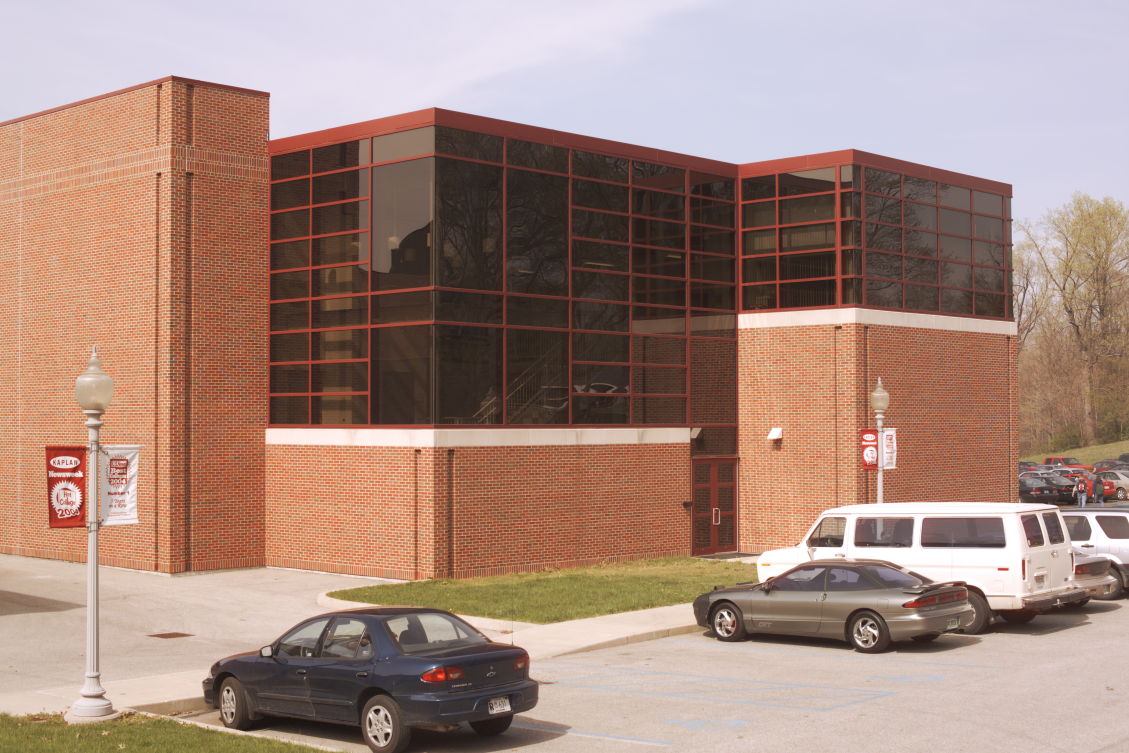
%> input picture ProblemSet5/myers2.ppm, 1129 x 753 px
$ octave ps5.m   (GNU Octave 9; MATLAB toolbox functions it lacks are replaced by stand-ins)
%> lines starting %> are read from the running program, lines starting %| are printed output that depends on the picture
### ProblemSet5/normalizePoints.m
function [ output ] = normalizePoints(X)
% normalizePoints returns the normalizing transformation of 3 x n matrix X
%

[~,c] = size(X);

xavg = 0;
yavg = 0;

for i = 1:c
    xavg = xavg + X(1,i);
    yavg = yavg + X(2,i);
end

xavg = xavg / c;
yavg = yavg / c;

tempSumThing = 0;
for i = 1:c
    tempSumThing = tempSumThing + ((X(1,i) - xavg)^2 + (X(2,i) - yavg)^2);
end

distanceThing = sqrt(tempSumThing / c);
root2 = sqrt(2);

output = [root2 / distanceThing, 0, -(root2 / distanceThing) * xavg;
          0, root2 / distanceThing, -(root2 / distanceThing) * yavg;
          0, 0, 1];

end

### ProblemSet5/buildFcoef.m
function [ A ] = buildFcoef( M1, M2 )
%UNTITLED2 Summary of this function goes here
%   Detailed explanation goes here

[~,c] = size(M1);
A = [];

for i = 1:c
    x = M1(1,i);
    y = M1(2,i);
    xp = M2(1,i);
    yp = M2(2,i);

    A = [x * xp, x * yp, x, y*xp, y*yp, y, xp, yp, 1;
         A];
end


end

### ProblemSet5/findp.m
function [ P1, X ] = findp( P1full, P2, ps1, ps2, K )

    [~,numpoints] = size(ps1);
    X = zeros(4, numpoints);
    foundX = false;

    for i=1:4
        if foundX
            continue
        end

        currentP = K*P1full(:,:,i);
        A = [];
        tempX = zeros(4, numpoints);
        for j=1:numpoints
            A(1,:) = ps1(1,j) * currentP(3,:) - currentP(1,:);
            A(2,:) = ps1(2,j) * currentP(3,:) - currentP(2,:);
            A(3,:) = ps2(1,j) * P2(3,:) - P2(1,:);
            A(4,:) = ps2(2,j) * P2(3,:) - P2(2,:);

            [~, ~, v] = svd(A);
            uncalx = v(:,4);
            tempX(:,j) = (uncalx / uncalx(4));
        end

        okvals = true;
        for j=1:numpoints
            % yes I realize this is redundant but it helps me understand it
            % better
            if foundX
                continue
            end
            if ~okvals
                continue
            end
            R = P1full(:,1:3,i);
            T = P1full(:,4,i);

            if (tempX(3, j) < 0)
                okvals = false;
                continue
            end

            otherZ = R(3,:)*[eye(3) T]*tempX(:, j);
            if (otherZ < 0)
                okvals = false;
                continue
            end
            %tempX(3, j)
            %otherZ
        end
        if okvals
            X = tempX;
            P1 = currentP;
            foundX = true;
            disp(['it was the ' num2str(i) 'th P1'])
        end
    end

end

### ProblemSet5/plotPoints.m
function plotPoints(X);
%
% Function: displays 3D points in a viewer
%
% Usage:  plotPoints(X)
%
% Arguments:
%            X - a 4xn array of 3D points
%

X = 100*X;

clf
hold on
axis('equal')

campos([0 0 0]);
camup([0 -1 0]);

[r,c] = size(X);
for i = 1:c
  [x, y, z] = sphere(10);
  x = x+X(1,i);
  y = y+X(2,i);
  z = z+X(3,i);
  surf(x, y, z);
  view3d rot
end

h = gca;
set(h,'Visible','off')
set(h,'Projection','orthographic');
axis('vis3d')

### ProblemSet5/view3d.m
function view3d(arg,arg2)


% view3d  Interactively rotate, zoom and pan the view of a 3-D plot
% --------------------------------------------------------------------
%
% VIEW3D ROT turns on mouse-based 3-D rotation
% VIEW3D ZOOM turns on mouse-based 3-D zoom and pan
% VIEW3D OFF turns it off
%
% VIEW3D(FIG,...) works on the figure FIG
%
% Double click to restore the original view
%
% hit "z" key over the figure to switch from ROT to ZOOM
% hit "r" key over the figure to switch from ZOOM to ROT
%
% in ROT mode:
% press and hold left mouse button to rotate about screen xy axis
% press and hold middle mouse button to rotate about screen z axis
% in ZOOM mode:
% press and hold left mouse button to zoom in and out
% press and hold middle mouse button to move the plot
%
% --------------------------------------------------------------------
% inspired from rotate3d by The MathWorks, Inc.
%
% Torsten Vogel 09.04.1999
% tv.volke@bmw.de
% tested under Matlab 5.2
% --------------------------------------------------------------------


% ---------------------------------------------- inputs --------------
if nargin == 0
   error('not enough inputs')
elseif nargin == 1
   if ishandle(arg)
      error('not enough inputs')
      return
   else
      switch(lower(arg))
      case 'rot'
         viewact(gcf,'rot')
      case 'zoom'
         viewact(gcf,'zoom')
      case 'off'
         viewact(gcf,'off')
      case 'down'
         view3dDownFcn
      case 'up'
         view3dUpFcn
      case 'keypress'
         view3dkeypressFcn
      case 'view_xy' % rotate via screen xy axis
         view3dxyFcn
      case 'view_z'  % rotate via screen z axis
         view3dzFcn
      case 'view_zoom' % zoom in and out
         view3dzoomFcn
      case 'view_pan'  % move the plot
         view3dpanFcn
      otherwise
         error('misspelled command argument')
      end
   end
elseif nargin==2
   if ~ishandle(arg)
      error('bad figure handle')
   end
   switch(lower(arg2))
   case 'rot'
      viewact(arg,'rot')
   case 'zoom'
      viewact(arg,'zoom')
   case 'off'
      viewact(arg,'off')
   otherwise
      error('misspelled command argument')
   end
end


% ---------------------------------------------- activation ----------
function viewact(fig,what)


% de-/activates view3d for the given figure


view3dObj = findobj(allchild(fig),'Tag','view3dObj');


if strcmp(what,'rot')
   if isempty(view3dObj)
      view3dObj = makeview3dObj(fig); %the small text box at the lower left corner
   end
   vdata = get(view3dObj,'UserData');
   vdata.what = 'rot';
   set(view3dObj,'UserData',vdata);
elseif strcmp(what,'zoom')
   if isempty(view3dObj)
      view3dObj = makeview3dObj(fig); %the small text box at the lower left corner
   end
   vdata = get(view3dObj,'UserData');
   vdata.what = 'zoom';
   set(view3dObj,'UserData',vdata);
elseif strcmp(what,'off')
   if isempty(view3dObj)
      return
   end
   vdata = get(view3dObj,'UserData');
   uirestore(vdata.uistate);
   set(fig,'KeyPressFcn',vdata.oldkeypressfcn)
   delete(view3dObj);
end


% ---------------------------------------------- view3dDownFcn -------
% [56 lines left out: function view3dDownFcn, not called in this run]


% ---------------------------------------------- view3dUpFcn ---------
% [10 lines left out: function view3dUpFcn, not called in this run]


% ---------------------------------------------- view3dkeypressFcn ---
% [15 lines left out: function view3dkeypressFcn, not called in this run]


% ---------------------------------------------- view3dxyFcn ---------
% [19 lines left out: function view3dxyFcn, not called in this run]


% ---------------------------------------------- view3dzFcn ----------
% [11 lines left out: function view3dzFcn, not called in this run]


% ---------------------------------------------- view3dzoomFcn -------
% [9 lines left out: function view3dzoomFcn, not called in this run]


% ---------------------------------------------- view3dpanFcn --------
% [12 lines left out: function view3dpanFcn, not called in this run]


% ---------------------------------------------- make view3dObj ------
function view3dObj = makeview3dObj(fig)


% save the previous state of the figure window
vdata.uistate  = uisuspend(fig);
% the data structure
vdata.what     = [];
vdata.olp_pt   = [];
vdata.textbox  = [];
vdata.oldunits = [];
vdata.oldkeypressfcn = get(fig,'KeyPressFcn');
% view3dObj
view3dObj = uicontrol('style','text','parent',fig,'Units','Pixels',...
                      'Position',[2 2 130 20],'Visible','off', ...
                      'HandleVisibility','off','tag','view3dObj');
vdata.textbox  = view3dObj;
% store current view
ViewData = manageViewData('get_from_axes');
set(get(gca,'zlabel'),'UserData',ViewData);
% functions
set(fig,'WindowButtonDownFcn','view3d(''down'')');
set(fig,'WindowButtonUpFcn','view3d(''up'')');
set(fig,'WindowButtonMotionFcn','');
set(fig,'ButtonDownFcn','');
set(fig,'KeyPressFcn','view3d(''keypress'')');


set(view3dObj,'UserData',vdata);
% ---------------------------------------------- manage ViewData -----
function ViewData = manageViewData(how,data)


if nargin == 1 ; data = [];end
props = {
   'DataAspectRatio'
   'DataAspectRatioMode'
   'CameraPosition'
   'CameraPositionMode'
   'CameraTarget'
   'CameraTargetMode'
   'CameraUpVector'
   'CameraUpVectorMode'
   'CameraViewAngle'
   'CameraViewAngleMode'
   'PlotBoxAspectRatio'
   'PlotBoxAspectRatioMode'
   'Units'
   'Position'
   'View'
   'Projection'
};
if strcmp(how,'get_from_axes')
   ViewData = get(gca,props);
elseif strcmp(how,'get_stored')
   ViewData = get(get(gca,'zlabel'),'UserData');
elseif strcmp(how,'set_axes')
   set(gca,props,data)
   ViewData = [];
end
% -------------------------------------------------------------------------
% get some pointer shapes
% [60 lines left out: function pointershapes, not called in this run]

### ProblemSet5/ps5.m
image1 = imread('myers2.ppm');
%> image1 is the input picture: size 753x1129x3 uint8; mean R, G, B 165.9, 137.2, 125.7
image2 = imread('myers3.ppm');
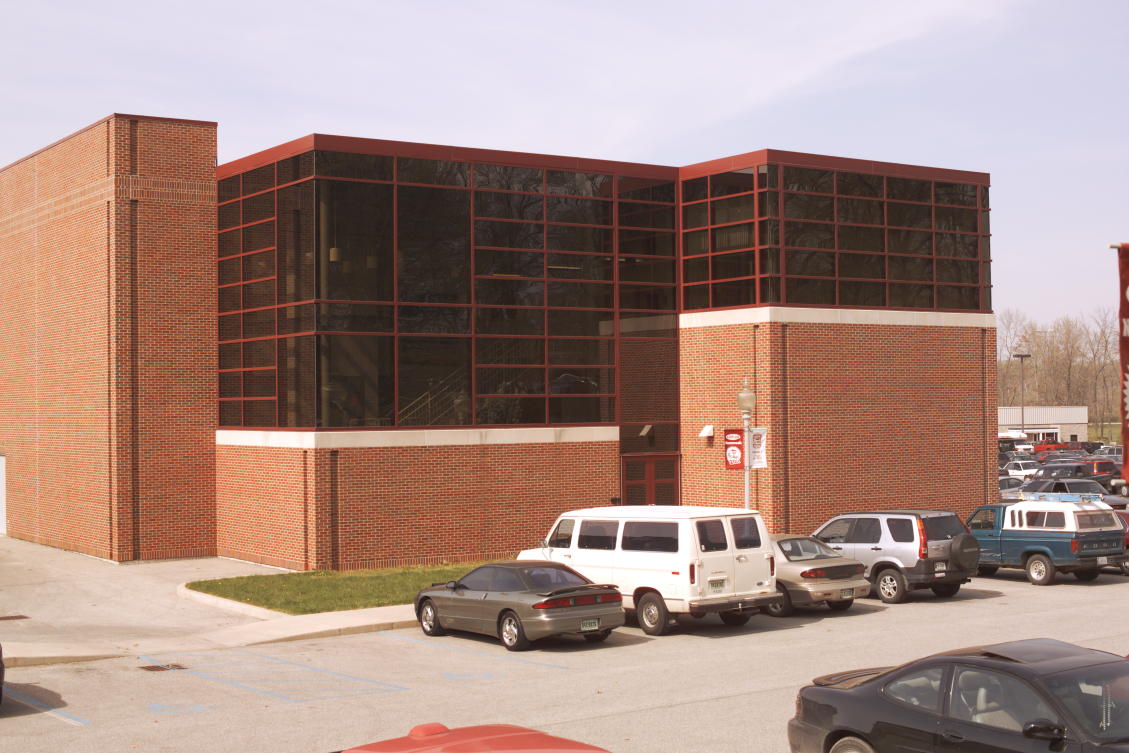
%> input picture ProblemSet5/myers3.ppm, 1129 x 753 px
%> image2 is the input picture: size 753x1129x3 uint8; mean R, G, B 166.3, 139.1, 130.2
load('correspondences.mat');

%[input_points, base_points] = cpselect(image1, image2, input_points, base_points, 'Wait', true);

%showPoints(image1, image2, input_points', base_points');

%save('correspondences.mat', 'input_points', 'base_points');
ps1 = [input_points'; ones(1, size(input_points, 1))];
ps2 = [base_points'; ones(1, size(base_points, 1))];

% build normalization matrices
T1n = normalizePoints(ps1);
T2n = normalizePoints(ps2);

ps1n = T1n * ps1;
ps2n = T2n * ps2;

% Build A
A = buildFcoef(ps1n, ps2n);
% Find Fn
[~, ~, v] = svd(A);
Fn = reshape(v(:,9), 3, 3)';
[u, d, v] = svd(Fn);
d(3,3) = 0;
Fn = u*d*v';
F = T1n' * Fn * T2n;

% Verify that xFx' is close to 0
[~,numpoints] = size(ps2);
for i = 1:numpoints
    if (abs(ps1(:,i)' * F * ps2(:,i)) > .005)
        disp('bad F value')
    end
end

% construct K
fl = 1584;
pP = [593, 380]';
K = [fl, 0, pP(1);
     0, fl, pP(2);
     0,  0, 1];

% get E
Ep = K' * F * K;
[u, d, v] = svd(Ep);
dcrossAvg = (d(1,1) + d(2,2)) / 2;
d(1,1) = dcrossAvg;
d(2,2) = dcrossAvg;
d(3,3) = 0;
E = u*d*v';
if (E(3,3) < 0)
    E = E * -1;
end

W = [0 -1 0; 1 0 0; 0 0 1];

R1 = u*W*v';
R2 = u*W'*v';
T1 = u(:,3);
T2 = -u(:,3);

P2 = K*[eye(3) zeros(3,1)];

% leaving out K so I can pull out R and T inside findp
P1full(:,:,1) = [R1, T1];
P1full(:,:,2) = [R1, T2];
P1full(:,:,3) = [R2, T1];
P1full(:,:,4) = [R2, T2];

if (P1full(3,3,1) < 0)
    disp('p1_1 was negative')
    P1full(:,:,1) = P1full(:,:,1) * -1;
end

if (P1full(3,3,2) < 0)
    disp('p1_2 was negative')
    P1full(:,:,2) = P1full(:,:,2) * -1;
end

if (P1full(3,3,3) < 0)
    disp('p1_3 was negative')
    P1full(:,:,3) = P1full(:,:,3) * -1;
end

if (P1full(3,3,4) < 0)
    disp('p1_4 was negative')
    P1full(:,:,4) = P1full(:,:,4) * -1;
end


[P1, X] = findp(P1full, P2, ps1, ps2, K);
%save('structure.mat', 'P1', 'P2', 'X');

% LOOK INSIDE finding_more_points.m to find how I got these extra points

load('points_picked_by_hand.mat')
X = [ X, moreX ];
figure(3);
plotPoints(X);
%> after the loop in plotPoints, `for i = 1:c`:
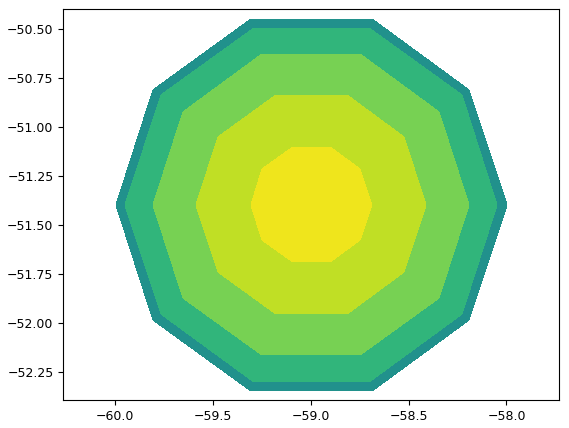
%> figure redrawn from the program's plot data
%> the run ends on the next line
